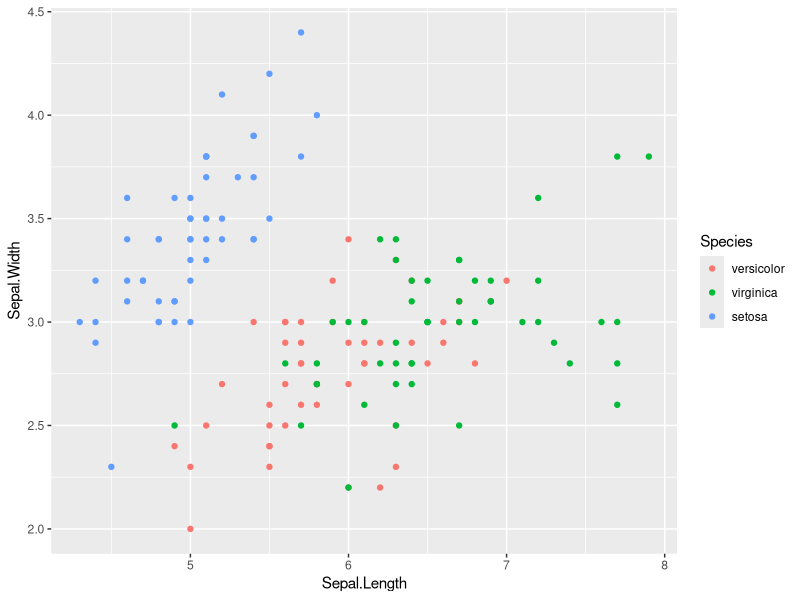
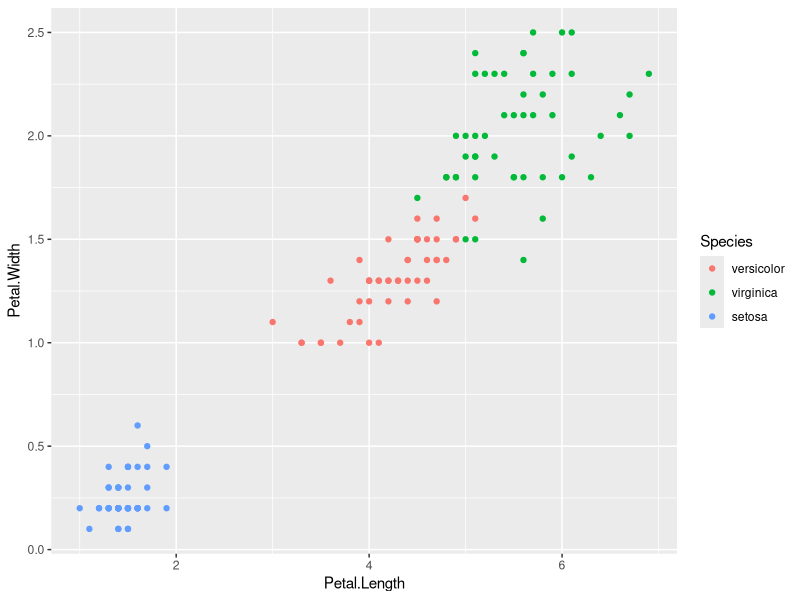
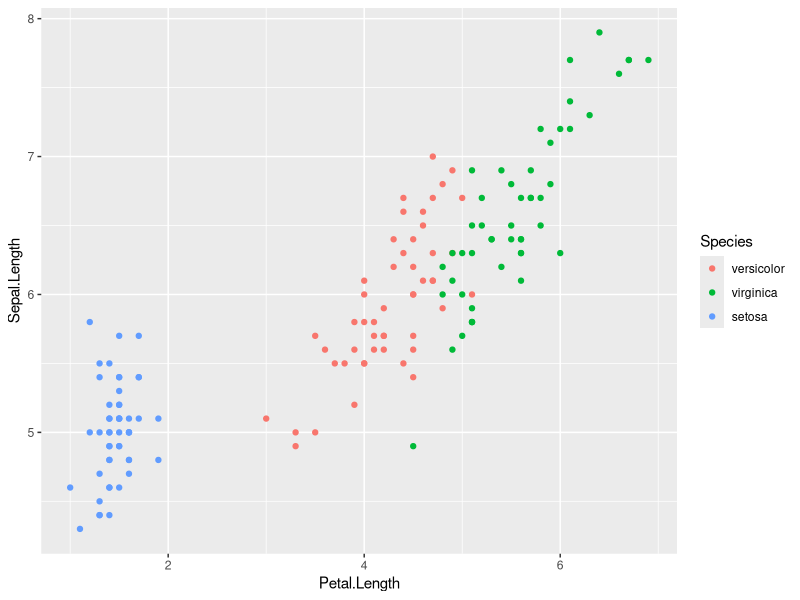
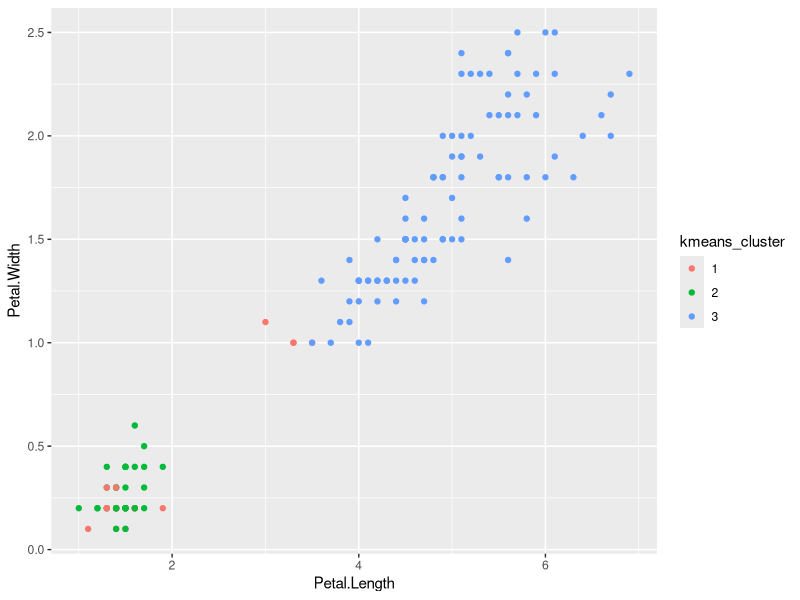
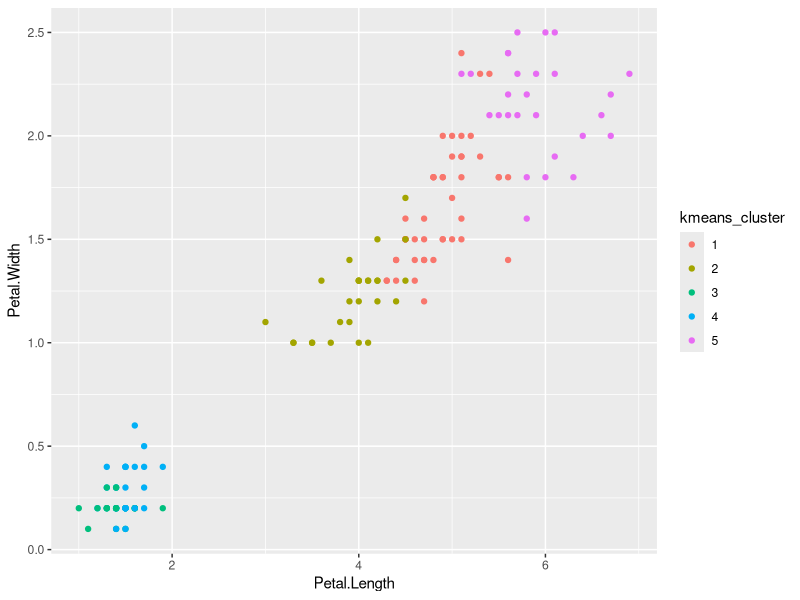

Recreate these plots in R, in order.
## ---- chunk 1
# load libraries
library(data.table)
library(datasets) # library for the iris data
library(ggplot2)

# load data
data(iris)
iris <- data.table(iris)
iris[, Species:= factor(Species, levels=c("versicolor", "virginica", "setosa"))]

# view data
head(iris)

##  Preliminary Plots
ggplot(iris, aes(x=Sepal.Length, y=Sepal.Width)) +
  geom_point(aes(color=Species))

## ---- chunk 2
ggplot(iris, aes(x=Petal.Length, y=Petal.Width)) +
  geom_point(aes(color=Species))
## ---- chunk 3
ggplot(iris, aes(x=Petal.Length, y=Sepal.Length)) +
  geom_point(aes(color=Species))
## ---- chunk 4

# load k-means library
library(stats)

# run k-means on data (note that we *exlude* the Species column)
for_kmeans <- copy(iris)
for_kmeans$Species <- NULL 
kmeans_output <- kmeans(for_kmeans, centers=3) # the 'centers' argument is where we input our K value
## ---- chunk 5
iris[, kmeans_cluster:= factor(kmeans_output$cluster)]

#plot the result
ggplot(iris, aes(x=Petal.Length, y=Petal.Width)) +
  geom_point(aes(color=kmeans_cluster))
## ---- chunk 6
## K-means with K=5

kmeans_output <- kmeans(for_kmeans, centers=5)
iris[, kmeans_cluster:= factor(kmeans_output$cluster)]

#plot the result
ggplot(iris, aes(x=Petal.Length, y=Petal.Width)) +
  geom_point(aes(color=kmeans_cluster))
